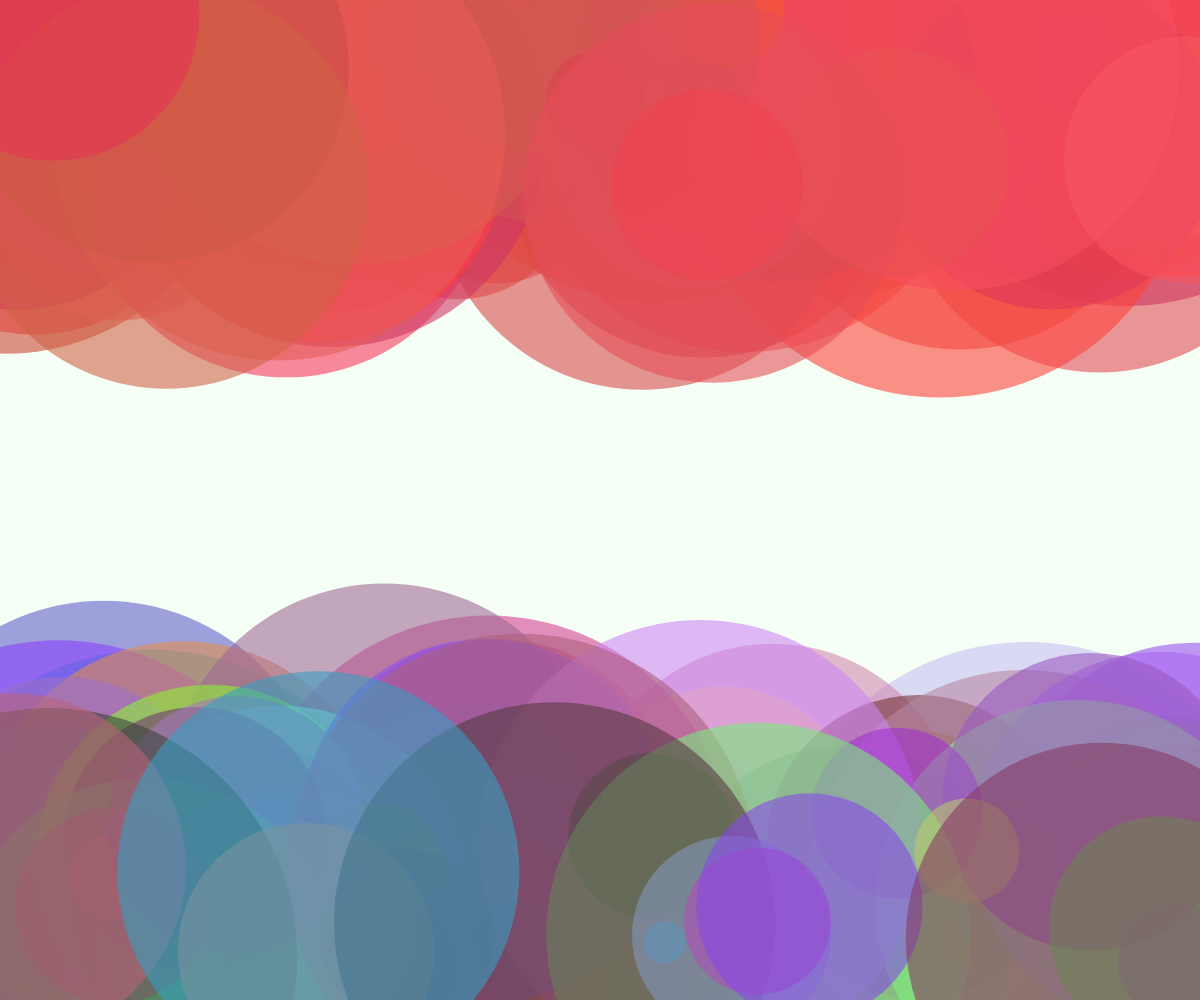
Frame 1 (no input)
Frame 60 (no input): identical to frame 1, image omitted
Frame 120 (the mouse pressed at the canvas centre since frame 60): identical to frame 1, image omitted

The p5.js sketch that drew this single still picture (run headless with seeded random() and noise() and a simulated clock; from frame 60 on, the mouse is pressed at the canvas centre):

// p5.js sketch
// ── sketch.js
//Zombulator by Elsie Charles

var backgroundColor;

const MIN_SIZE = 25; // old browser? change to var.
const MAX_SIZE = 500;
const NUMBER_OF_ZOMBIES = 100;
const NUMBER_OF_HUMANS = 100;

var zombieXs;
var zombieYs;
var zombieSizes;
var zombieColors;

var humanXs;
var humanYs;
var humanSizes;
var humanColors;

function setup() {
  createCanvas(windowWidth, windowHeight);
  backgroundColor = color(245, 255, 245);
  initializeZombies();
  initializeHumans();
}

function draw() {
  background(backgroundColor);
  noStroke();
  drawZombies();
  drawHumans();
}

function initializeZombies() {
  zombieXs = [];
  zombieYs = [];
  zombieSizes = [];
  zombieColors = [];
  for (var i = 0; i < NUMBER_OF_ZOMBIES; ++i) {
    zombieXs[i] = random(0, windowWidth);
    zombieYs[i] = random(0, 200);
    zombieSizes[i] = random(MIN_SIZE, MAX_SIZE);
    zombieColors[i] = color(random(200, 255), random(50, 100), random(50, 100), 150);
  }
}

function initializeHumans() {
  humanXs = [];
  humanYs = [];
  humanSizes = [];
  humanColors = [];
  for (var i = 0; i < NUMBER_OF_HUMANS; ++i) {
    humanXs[i] = random(0, windowWidth);
    humanYs[i] = random(windowHeight - 200, windowHeight);
    humanSizes[i] = random(MIN_SIZE, MAX_SIZE);
    humanColors[i] = color(random(50, 255), random(50, 255), random(50, 255), 150); 
  }
}

function drawZombies() {
  for (var i = 0; i < NUMBER_OF_ZOMBIES; ++i) {
    fill(zombieColors[i]);
    ellipse(zombieXs[i], zombieYs[i], zombieSizes[i], zombieSizes[i]);
  }
}

function drawHumans() {
  for (var i = 0; i < NUMBER_OF_HUMANS; ++i) {
    fill(humanColors[i]);
    ellipse(humanXs[i], humanYs[i], humanSizes[i], humanSizes[i]);
  }
}
